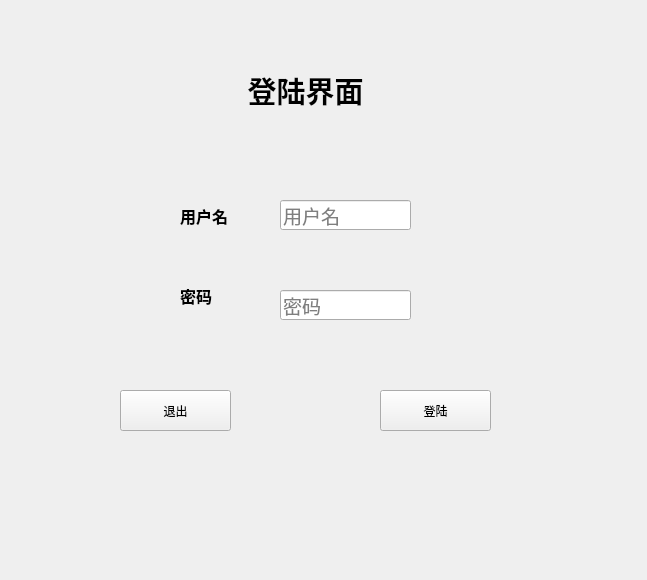
<?xml version="1.0" encoding="UTF-8"?>
<ui version="4.0">
 <class>login</class>
 <widget class="QWidget" name="login">
  <property name="geometry">
   <rect>
    <x>0</x>
    <y>0</y>
    <width>647</width>
    <height>580</height>
   </rect>
  </property>
  <property name="windowTitle">
   <string>Form</string>
  </property>
  <widget class="QLabel" name="label">
   <property name="geometry">
    <rect>
     <x>200</x>
     <y>50</y>
     <width>211</width>
     <height>81</height>
    </rect>
   </property>
   <property name="font">
    <font>
     <family>Agency FB</family>
     <pointsize>22</pointsize>
     <weight>75</weight>
     <bold>true</bold>
    </font>
   </property>
   <property name="layoutDirection">
    <enum>Qt::LeftToRight</enum>
   </property>
   <property name="text">
    <string>登陆界面</string>
   </property>
   <property name="alignment">
    <set>Qt::AlignCenter</set>
   </property>
  </widget>
  <widget class="QLineEdit" name="useredit">
   <property name="geometry">
    <rect>
     <x>280</x>
     <y>200</y>
     <width>131</width>
     <height>30</height>
    </rect>
   </property>
   <property name="font">
    <font>
     <family>宋体</family>
     <pointsize>14</pointsize>
     <weight>50</weight>
     <bold>false</bold>
    </font>
   </property>
   <property name="text">
    <string/>
   </property>
   <property name="frame">
    <bool>true</bool>
   </property>
   <property name="echoMode">
    <enum>QLineEdit::Normal</enum>
   </property>
   <property name="placeholderText">
    <string>用户名</string>
   </property>
  </widget>
  <widget class="QLineEdit" name="passedit">
   <property name="geometry">
    <rect>
     <x>280</x>
     <y>290</y>
     <width>131</width>
     <height>30</height>
    </rect>
   </property>
   <property name="font">
    <font>
     <family>宋体</family>
     <pointsize>14</pointsize>
     <weight>50</weight>
     <bold>false</bold>
    </font>
   </property>
   <property name="text">
    <string/>
   </property>
   <property name="echoMode">
    <enum>QLineEdit::Password</enum>
   </property>
   <property name="placeholderText">
    <string>密码</string>
   </property>
  </widget>
  <widget class="QLabel" name="label_2">
   <property name="geometry">
    <rect>
     <x>180</x>
     <y>200</y>
     <width>101</width>
     <height>31</height>
    </rect>
   </property>
   <property name="font">
    <font>
     <family>Agency FB</family>
     <pointsize>12</pointsize>
     <weight>75</weight>
     <bold>true</bold>
    </font>
   </property>
   <property name="text">
    <string>用户名</string>
   </property>
  </widget>
  <widget class="QLabel" name="label_3">
   <property name="geometry">
    <rect>
     <x>180</x>
     <y>280</y>
     <width>101</width>
     <height>31</height>
    </rect>
   </property>
   <property name="font">
    <font>
     <family>Agency FB</family>
     <pointsize>12</pointsize>
     <weight>75</weight>
     <bold>true</bold>
    </font>
   </property>
   <property name="text">
    <string>密码</string>
   </property>
  </widget>
  <widget class="QPushButton" name="pushButton">
   <property name="geometry">
    <rect>
     <x>380</x>
     <y>390</y>
     <width>111</width>
     <height>41</height>
    </rect>
   </property>
   <property name="text">
    <string>登陆</string>
   </property>
  </widget>
  <widget class="QPushButton" name="pushButton_2">
   <property name="geometry">
    <rect>
     <x>120</x>
     <y>390</y>
     <width>111</width>
     <height>41</height>
    </rect>
   </property>
   <property name="text">
    <string>退出</string>
   </property>
  </widget>
 </widget>
 <resources/>
 <connections/>
</ui>
